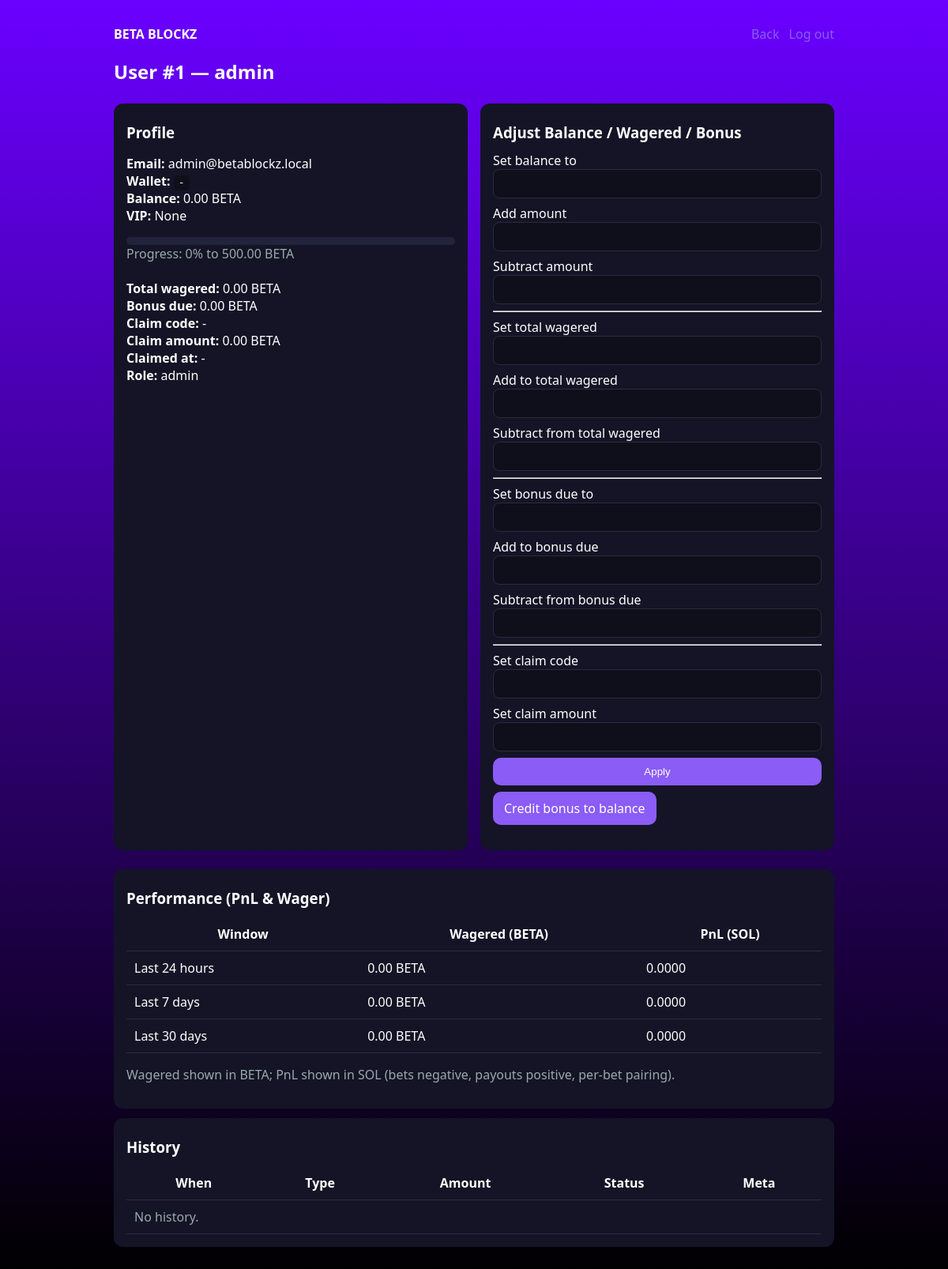
Page /admin/user/1 (signed in) on the committed database.
### app.py (models this page shows)
class User(Base):
    __tablename__ = "users"
    id = Column(Integer, primary_key=True)
    email = Column(String, unique=True, nullable=False)
    username = Column(String, unique=True, nullable=False)
    password_hash = Column(String, nullable=False)
    wallet_address = Column(String, unique=True, nullable=True)
    balance_sol = Column(Float, default=0.0)
    total_wagered = Column(Float, default=0.0)
    vip_tier = Column(String, default="None")
    bonus_due = Column(Float, default=0.0)
    claim_code = Column(String, nullable=True)
    claim_amount = Column(Float, default=0.0)
    claim_claimed_at = Column(DateTime, nullable=True)
    role = Column(String, default="user")
    created_at = Column(DateTime, default=datetime.utcnow)
    txns = relationship("Transaction", back_populates="user")

### app.py (the view, shortened to what this page needs)
@app.route("/admin/user/<int:user_id>", methods=["GET","POST"])
def admin_user(user_id):
    u = current_user()
    if not u or u.role != "admin":
        flash("Admin only.", "error"); return redirect(url_for("dashboard"))
    s = SessionLocal()
    user = s.query(User).get(user_id)
    if not user:
        s.close(); flash("User not found.", "error"); return redirect(url_for("admin_index"))
    form = AdjustBalanceForm()
    txns = s.query(Transaction).filter_by(user_id=user_id).order_by(Transaction.created_at.desc()).all()
    stats = compute_user_stats(user_id)
    s.close()
    return render_template("admin/user.html", u=user, txns=txns, form=form, stats=stats, site_name=SITE_NAME)

### app.py
class AdjustBalanceForm(FlaskForm):
    set_amount = FloatField("Set balance to")
    add_amount = FloatField("Add amount")
    sub_amount = FloatField("Subtract amount")
    set_wager = FloatField("Set total wagered to")
    add_wager = FloatField("Add to total wagered")
    sub_wager = FloatField("Subtract from total wagered")
    set_bonus = FloatField("Set bonus due to")
    add_bonus = FloatField("Add to bonus due")
    sub_bonus = FloatField("Subtract from bonus due")
    set_claim_code = StringField("Set claim code (per-user)")
    set_claim_amount = FloatField("Set claim amount")
    submit = SubmitField("Apply")

### app.py (called while the page is built, shortened)
def sol_to_beta(sol: float) -> float: return float(sol or 0.0) * BETA_PER_SOL

def fmt_beta(v: float) -> str: return f"{v:,.2f} BETA"

def vip_progress(total_wagered_sol: float):
    total_beta = sol_to_beta(total_wagered_sol or 0.0)
    tiers = sorted(VIP_THRESHOLDS_BETA, key=lambda x: x[0])
    current = "None"; cur_thr = 0; nxt_thr = None
    for thr, name in tiers:
        if total_beta >= thr:
            current = name; cur_thr = thr
        else:
            nxt_thr = thr; break
    if nxt_thr is None: return current, 100.0, cur_thr, cur_thr
    span = max(1.0, nxt_thr - cur_thr)
    pct = 100.0 * max(0.0, min(1.0, (total_beta - cur_thr) / span))
    return current, pct, cur_thr, nxt_thr

def current_user():
    uid = session.get("uid")
    if not uid: return None
    s = SessionLocal(); u = s.query(User).get(uid); s.close(); return u

def compute_user_stats(user_id: int):
    s = SessionLocal()
    now = datetime.utcnow()
    windows = {
        "last_24h": now - timedelta(hours=24),
        "last_7d":  now - timedelta(days=7),
        "last_30d": now - timedelta(days=30),
    }
    out = {k: {"wagered": 0.0, "pnl": 0.0} for k in windows.keys()}
    txns = s.query(Transaction).filter(
        Transaction.user_id == user_id,
        Transaction.type == "wager"
    ).order_by(Transaction.created_at.asc()).all()
    i = 0; n = len(txns)
    s.close(); return out

@app.template_filter("dt")
def format_dt(v): return "-" if not v else v.strftime("%Y-%m-%d %H:%M:%S")

### templates/admin/user.html (shortened to what this page needs)
<!doctype html><title>User · {{ site_name }}</title>
<link rel="stylesheet" href="/static/style.css">
<div class="wrap">
  <div class="nav"><div><strong>{{ site_name }}</strong></div>
    <div class="row"><a href="/admin">Back</a><a href="/logout">Log out</a></div>
  </div>
  <h2>User #{{ u.id }} — {{ u.username }}</h2>
  <div class="cards">
    <div class="card"><h3>Profile</h3>
      {% set _tier, _pct, _cur, _next = vip_progress(u.total_wagered or 0.0) %}
      <p><b>Email:</b> {{ u.email }}<br><b>Wallet:</b> <code>{{ u.wallet_address or '-' }}</code><br><b>Balance:</b> {{ fmt_beta((u.balance_sol or 0.0) * 100) }}<br><b>VIP:</b> {{ u.vip_tier }}
      <div class="bar"><div class="fill" style="width: {{ '%.0f'|format(_pct) }}%"></div></div><div class="muted">Progress: {{ '%.0f'|format(_pct) }}% to {{ fmt_beta(_next) }}</div>
      <br><b>Total wagered:</b> {{ fmt_beta((u.total_wagered or 0.0) * 100) }}<br><b>Bonus due:</b> {{ fmt_beta((u.bonus_due or 0.0) * 100) }}<br><b>Claim code:</b> {{ u.claim_code or '-' }}<br><b>Claim amount:</b> {{ fmt_beta((u.claim_amount or 0.0) * 100) }}<br><b>Claimed at:</b> {{ u.claim_claimed_at|dt }}<br><b>Role:</b> {{ u.role }}</p>
    </div>
    <div class="card"><h3>Adjust Balance / Wagered / Bonus</h3>
      <form method="post">
        <label>Set balance to {{ form.set_amount() }}</label>
        <label>Add amount {{ form.add_amount() }}</label>
        <label>Subtract amount {{ form.sub_amount() }}</label>
        <hr>
        <label>Set total wagered {{ form.set_wager() }}</label>
        <label>Add to total wagered {{ form.add_wager() }}</label>
        <label>Subtract from total wagered {{ form.sub_wager() }}</label>
        <hr>
        <label>Set bonus due to {{ form.set_bonus() }}</label>
        <label>Add to bonus due {{ form.add_bonus() }}</label>
        <label>Subtract from bonus due {{ form.sub_bonus() }}</label>
        <hr>
        <label>Set claim code {{ form.set_claim_code() }}</label>
        <label>Set claim amount {{ form.set_claim_amount() }}</label>
        {{ form.submit(class="btn") }}
      </form>
      <p style="margin-top:8px"><a class="btn" href="/admin/user/{{u.id}}/credit_bonus">Credit bonus to balance</a></p>
    </div>
  </div>
  <div class="card">
    <h3>Performance (PnL & Wager)</h3>
    <table>
      <thead><tr><th>Window</th><th>Wagered (BETA)</th><th>PnL (SOL)</th></tr></thead>
      <tbody>
        <tr><td>Last 24 hours</td><td>{{ fmt_beta((stats['last_24h']['wagered'] if stats and stats.get('last_24h') else 0) * 100) }}</td><td>{{ '%.4f'|format(stats['last_24h']['pnl'] if stats and stats.get('last_24h') else 0) }}</td></tr>
        <tr><td>Last 7 days</td><td>{{ fmt_beta((stats['last_7d']['wagered'] if stats and stats.get('last_7d') else 0) * 100) }}</td><td>{{ '%.4f'|format(stats['last_7d']['pnl'] if stats and stats.get('last_7d') else 0) }}</td></tr>
        <tr><td>Last 30 days</td><td>{{ fmt_beta((stats['last_30d']['wagered'] if stats and stats.get('last_30d') else 0) * 100) }}</td><td>{{ '%.4f'|format(stats['last_30d']['pnl'] if stats and stats.get('last_30d') else 0) }}</td></tr>
      </tbody>
    </table>
    <p class="muted">Wagered shown in BETA; PnL shown in SOL (bets negative, payouts positive, per-bet pairing).</p>
  </div>
  <div class="card"><h3>History</h3>
    <table><thead><tr><th>When</th><th>Type</th><th>Amount</th><th>Status</th><th>Meta</th></tr></thead>
      <tbody>{% for t in txns %}<tr><td>{{ t.created_at|dt }}</td><td>{{ t.type }}</td><td>{{ '%.4f'|format(t.amount) }}</td><td>{{ t.status }}</td><td><small>{{ t.meta }}</small></td></tr>{% else %}<tr><td colspan="5" class="muted">No history.</td></tr>{% endfor %}</tbody>
    </table>
  </div>
</div>

### static/style.css (style rules this page uses)
* { box-sizing:border-box }
a { color:var(--brand);text-decoration:none }
.wrap { max-width:960px;margin:0 auto;padding:24px }
.row { display:flex;gap:12px;align-items:center;flex-wrap:wrap }
.btn { display:inline-block;background:var(--brand);color:#fff;border:none;border-radius:10px;padding:10px 14px;cursor:pointer }
h1,h2,h3 { margin:8px 0 12px }
.muted { color:var(--muted) }
label { display:block;margin:8px 0 }
input,select { width:100%;padding:10px;border-radius:8px;background:#0f0f1b;border:1px solid #2b2b3f;color:#fff }
table { width:100%;border-collapse:collapse }
th,td { padding:10px;border-bottom:1px solid #2b2b3f }
.card { background:var(--card);padding:16px;border-radius:12px;margin:12px 0 }
.cards { display:grid;grid-template-columns:1fr 1fr;gap:16px }
.nav { display:flex;justify-content:space-between;align-items:center;padding:8px 0;margin-bottom:12px }
.bar { width:100%;height:10px;background:#22243b;border-radius:8px;overflow:hidden;margin-top:6px }
code { background:#0f0f1b;padding:2px 6px;border-radius:6px }

### rows in the picture
User: id "1", username "admin", email "admin@betablockz.local", wallet_address "-", fmt_beta((u.balance_solor0.0)*100) "0.00 BETA", vip_tier "None", fmt_beta((u.total_wageredor0.0)*100) "0.00 BETA", fmt_beta((u.bonus_dueor0.0)*100) "0.00 BETA", claim_code "-", fmt_beta((u.claim_amountor0.0)*100) "0.00 BETA", claim_claimed_at|dt "-", role "admin"

### other values in the picture
{{ site_name }} "BETA BLOCKZ"
{{ '%.0f'|format(_pct) }} "0"
{{ fmt_beta(_next) }} "500.00 BETA"
